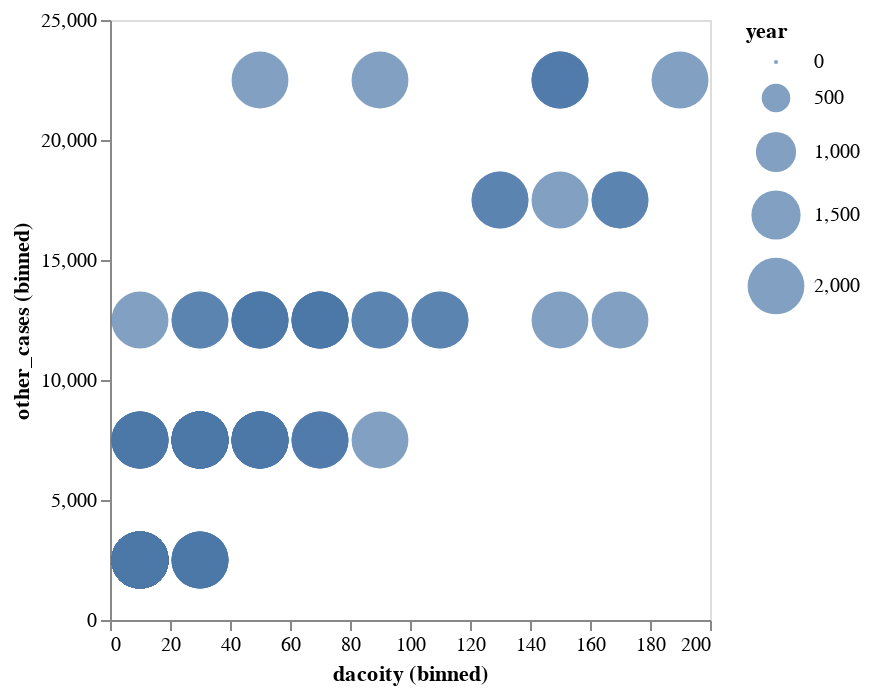
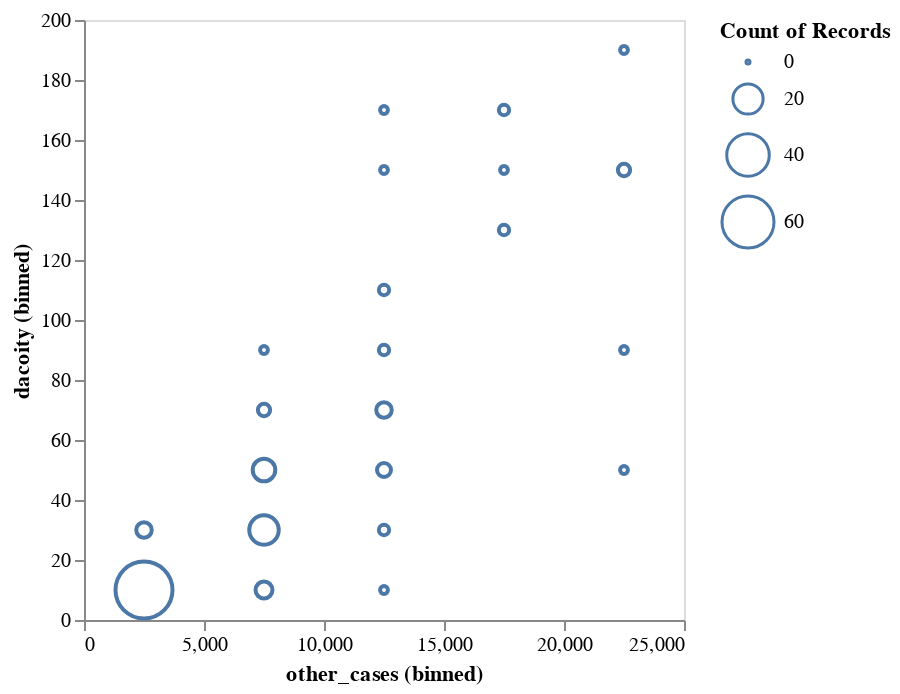

Write notebook code for charts like these, in order.
### Code cell
## render the chart
print(obj['info']['utterance'])
vSpec = response_to_json(benchmarks[test_type]['response'])
render_chart(vSpec, datasets[dataset_used])

## compare with the ground-truth
gt_vSpec = eval(obj['info']['gt'])
render_chart(gt_vSpec, datasets[dataset_used])

## in this case, we see that the basic model makes an error in the size encoding. The ground-truth askes for counts, while the GPT-3 response encodes a year field.

### Figure 1 — Vega-Lite specification as saved in the notebook (floating-point values rounded to 4 significant figures; data arrays with more than 128 entries replaced by an {"elided": "..."} marker saying what was removed)
{"$schema": "https://vega.github.io/schema/vega-lite/v4.json", "data": {"values": {"elided": "146 records"}}, "encoding": {"size": {"field": "year", "type": "quantitative"}, "x": {"bin": true, "field": "dacoity", "type": "quantitative"}, "y": {"bin": true, "field": "other_cases", "type": "quantitative"}}, "mark": "circle"}

### Figure 2 — Vega-Lite specification as saved in the notebook (floating-point values rounded to 4 significant figures; data arrays with more than 128 entries replaced by an {"elided": "..."} marker saying what was removed)
{"data": {"values": {"elided": "146 records"}}, "encoding": {"size": {"aggregate": "count"}, "x": {"bin": {"maxbins": 10}, "field": "other_cases"}, "y": {"bin": {"maxbins": 10}, "field": "dacoity"}}, "mark": {"type": "point"}}
